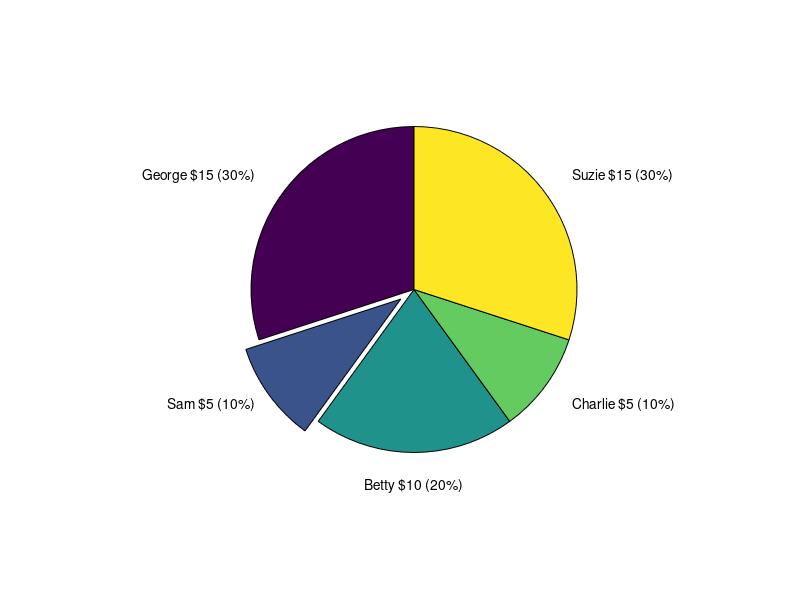

MATLAB code to generate this figure:
% Andrew Schineller
% Question 3

contributions = [15,5,10,5,15];
total = sum(contributions);

% label the segments nicely :)
fmt_amount = @(name, amt) sprintf("%s $%d (%.f%%)",name, amt, (100*amt/total));
contribution_labels = {fmt_amount('George',15) fmt_amount('Sam', 5), fmt_amount('Betty', 10), fmt_amount('Charlie', 5), fmt_amount('Suzie', 15)};

% only explode sam (sorry sam)
exploded = [0,1,0,0,0];

pie(contributions, exploded, contribution_labels);